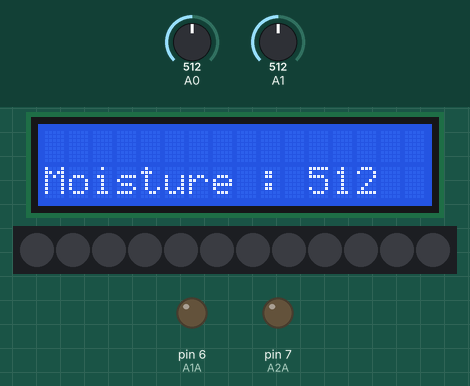
Simulated run of this sketch. Board: Arduino Uno, built with avr-gcc and run on an emulated ATmega328P. Shown: 16×2 character LCD, 12 RGB LEDs in strip order, left to right, output pins drawn as LEDs (lit = HIGH). The test bench sets the inputs (shaded band); at power-on: A1 = 512, A0 = 512.

Above: at 1.2 s.
1.3 s: A1 set to 786
At 11.0 s:
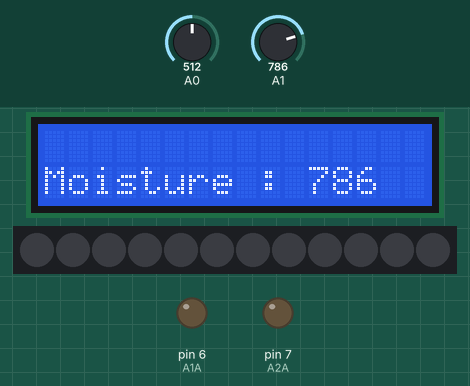
11.5 s: A1 set to 817
At 20.4 s:
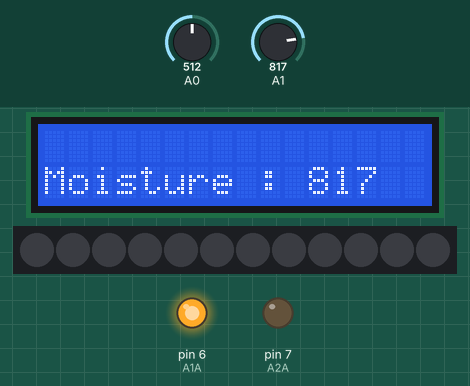
Timing chart, 0 to 61.6 s (numbered marks = the images above; inputs shaded):
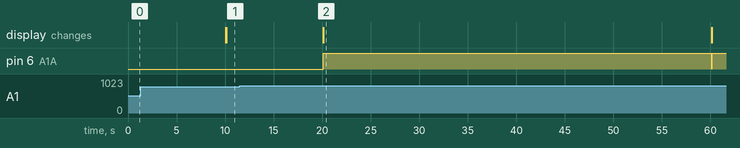

The sketch:

sketch_15_final.ino
```cpp
#include <LiquidCrystal_I2C.h>
#include <Adafruit_NeoPixel.h>
#include <Wire.h>
#define NEO_PIN 8
#define NUM_LEDS 12

int A1A = 6;
int A2A = 7;

int rval = 0;
int gval = 0;
int bval = 0;

LiquidCrystal_I2C lcd(0x27, 16, 2);
Adafruit_NeoPixel LED = Adafruit_NeoPixel(NUM_LEDS, NEO_PIN, NEO_GRB + NEO_KHZ800);

void setup() {
  // put your setup code here, to run once:
  pinMode(8,OUTPUT);
  //Serial.begin(9600);
  lcd.init();
  lcd.backlight();
  LED.begin();
  LED.setBrightness(100);
  pinMode(A1A,OUTPUT);
  pinMode(A2A, OUTPUT);

  LED.setPixelColor(0, LED.Color(255, 0, 0));
  LED.setPixelColor(1, LED.Color(255, 0, 0));
  LED.setPixelColor(2, LED.Color(0, 0, 255));
  LED.setPixelColor(3, LED.Color(255, 0, 0));
  LED.setPixelColor(4, LED.Color(255, 0, 0));
  LED.setPixelColor(5, LED.Color(0, 0, 255));
  LED.setPixelColor(6, LED.Color(255, 0, 0));
  LED.setPixelColor(7, LED.Color(255, 0, 0));
  LED.setPixelColor(8, LED.Color(0, 0, 255));
  LED.setPixelColor(9, LED.Color(255, 0, 0));
  LED.setPixelColor(10, LED.Color(255, 0, 0));
  LED.setPixelColor(11, LED.Color(0, 0, 255));

}

void loop() {
  // put your main code here, to run repeatedly:
  int light = analogRead(A0);
  int Soil_moisture = analogRead(A1);
  lcd.setCursor(0,1);
  lcd.print("Moisture : ");
  lcd.print(Soil_moisture);

  lcd.setCursor(0,0);
  //lcd.print("Light : ");
  //lcd.print(light);


  if(light>400 && Soil_moisture>800){
    LED.setBrightness(0);
    digitalWrite(A1A, HIGH);
    LED.show();
    delay(40000);
    digitalWrite(A1A, LOW);
    digitalWrite(A2A, LOW);
  }

  if(light>400 && Soil_moisture<=800){
    LED.setBrightness(0);
    digitalWrite(A1A, LOW);
    digitalWrite(A2A, LOW);
    LED.show();
    delay(10000);
  }

  if(light<=400 && Soil_moisture>800){
    if((400-light)>255)
      LED.setBrightness(255);
    else
      LED.setBrightness(400-light);
    digitalWrite(A1A, HIGH);
    LED.show();
    delay(10000);
    digitalWrite(A1A, LOW);
    digitalWrite(A2A, LOW);
  }

  if(light<=400 && Soil_moisture<=800){
    if((400-light)>255)
      LED.setBrightness(255);
    else
    LED.setBrightness(400-light);
    LED.show();
    digitalWrite(A1A, LOW);
    digitalWrite(A2A, LOW);
    delay(10000);
  }

  while(Serial.available()>0){
    rval = Serial.parseInt();
    gval = Serial.parseInt();
    bval = Serial.parseInt();

    if(Serial.read() =='\n'){
      LED.setPixelColor(0, LED.Color(rval, gval, bval));
      LED.setPixelColor(1, LED.Color(rval, gval, bval));
      LED.setPixelColor(2, LED.Color(rval, gval, bval));
      LED.setPixelColor(3, LED.Color(rval, gval, bval));
      LED.setPixelColor(4, LED.Color(rval, gval, bval));
      LED.setPixelColor(5, LED.Color(rval, gval, bval));
      LED.setPixelColor(6, LED.Color(rval, gval, bval));
      LED.setPixelColor(7, LED.Color(rval, gval, bval));
      LED.setPixelColor(8, LED.Color(rval, gval, bval));
      LED.setPixelColor(9, LED.Color(rval, gval, bval));
      LED.setPixelColor(10, LED.Color(rval, gval, bval));
      LED.setPixelColor(11, LED.Color(rval, gval, bval));
      lcd.setCursor(0,0);
      lcd.print(rval);
    }
  }

  lcd.clear();
}
```

Measured:
- the behaviour switches between 800 and 801 on A1 (found by bisection; images 1 and 2)
- after the input at 1.3 s, the display: first differs from a run without the input after 8.8 s (image 1)
- after the input at 11.5 s, pin 6 (A1A): LOW → HIGH after 8.6 s, → LOW 40.0 s later, → HIGH 0.02 s later; the display: first differs from a run without the input after 8.6 s (image 2)
